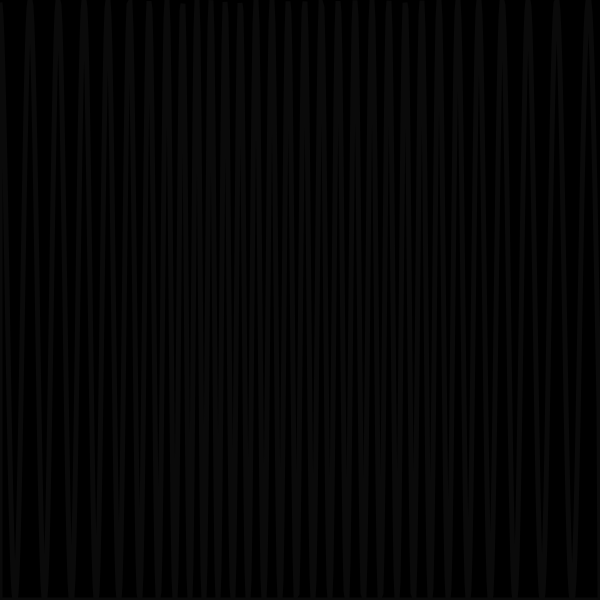
Frame 1 (no input)
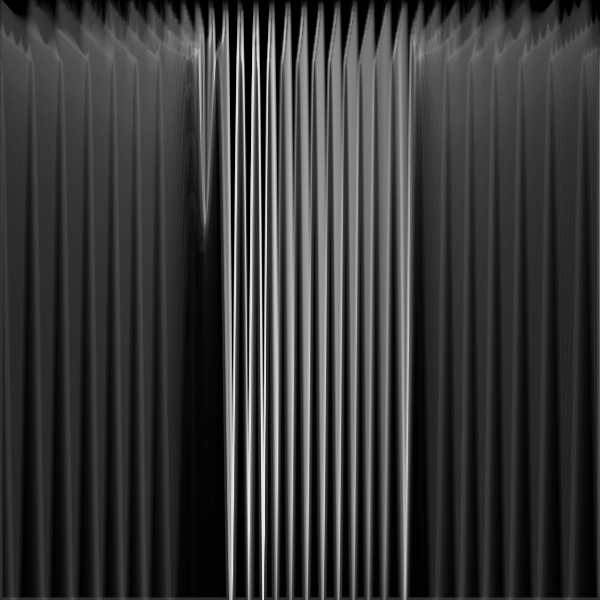
Frame 60 (no input)
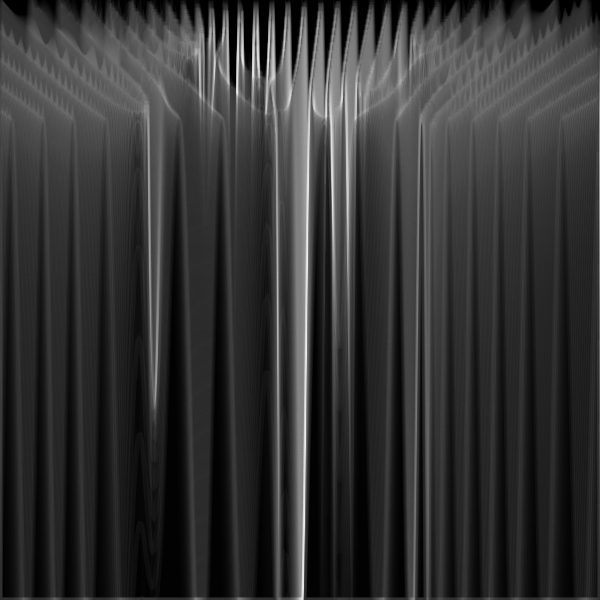
Frame 120 (the mouse pressed at the canvas centre since frame 60)

The p5.js sketch that drew these frames (run headless with seeded random() and noise() and a simulated clock; from frame 60 on, the mouse is pressed at the canvas centre):

// p5.js sketch
// ── sketch.js
let y_start
let pins = []

var pins_num = 40;
var complexity = 3;
var maximumHeight = 600;

parameterChanged = (variableName, value) => setup()

function setup() {
  w = 600;
  var canvas;
    if(windowWidth>=600 && windowHeight >=600){
      canvas = createCanvas(600, 600);
    }
    else{
      canvas = createCanvas(windowWidth, windowHeight - 100);
    }

  var x = (windowWidth - width) / 2;
  var y = (windowHeight - height) / 2;

  canvas.position(x, y);
  background(0);

  strokeWeight(.5)
  y_start = 0
  pins.length = 0
  for (let i = 0; i < pins_num; i++) {
    pins[i] = createVector(random(width), random(height))
  }

}


function draw(){
  fill(0, 50)
  stroke(255, 10)
  strokeWeight(5)
  if (y_start < height) {
    beginShape()
    for (let x = 0; x < width; x++) {
      var angle = pins.reduce((sum, p) => sum + complexity * atan2(p.y - y_start, p.x - x), 0)
      var z = map(cos(angle), -1, 1, 0, maximumHeight)
      vertex(x, y_start + z)
    }
    vertex(width, height)
    vertex(0, height)
    endShape(CLOSE)
    y_start++
  }
}
